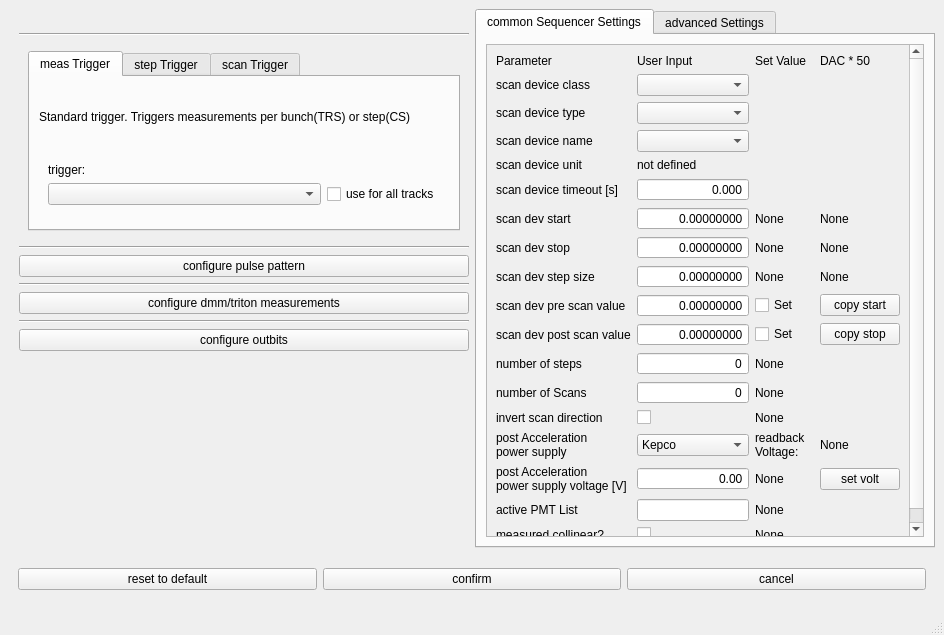
<?xml version="1.0" encoding="UTF-8"?>
<ui version="4.0">
 <class>MainWindowTrackPars</class>
 <widget class="QMainWindow" name="MainWindowTrackPars">
  <property name="geometry">
   <rect>
    <x>0</x>
    <y>0</y>
    <width>944</width>
    <height>635</height>
   </rect>
  </property>
  <property name="sizePolicy">
   <sizepolicy hsizetype="Preferred" vsizetype="Expanding">
    <horstretch>0</horstretch>
    <verstretch>0</verstretch>
   </sizepolicy>
  </property>
  <property name="windowTitle">
   <string>track parameters</string>
  </property>
  <property name="windowIcon">
   <iconset>
    <normaloff>../icons/track_icon.ico</normaloff>../icons/track_icon.ico</iconset>
  </property>
  <property name="locale">
   <locale language="English" country="UnitedStates"/>
  </property>
  <widget class="QWidget" name="centralwidget">
   <property name="locale">
    <locale language="English" country="UnitedStates"/>
   </property>
   <layout class="QGridLayout" name="gridLayout_2">
    <item row="0" column="0">
     <layout class="QVBoxLayout" name="verticalLayout_base">
      <item>
       <layout class="QHBoxLayout" name="horizontalLayout_base">
        <item>
         <layout class="QVBoxLayout" name="verticalLayout">
          <property name="leftMargin">
           <number>10</number>
          </property>
          <item>
           <widget class="QWidget" name="specificSequencerSettings" native="true">
            <layout class="QVBoxLayout" name="verticalLayout_25"/>
           </widget>
          </item>
          <item>
           <widget class="Line" name="line_1">
            <property name="orientation">
             <enum>Qt::Horizontal</enum>
            </property>
           </widget>
          </item>
          <item>
           <widget class="QWidget" name="trigger_tab_widget" native="true">
            <property name="enabled">
             <bool>true</bool>
            </property>
            <property name="minimumSize">
             <size>
              <width>0</width>
              <height>0</height>
             </size>
            </property>
            <property name="baseSize">
             <size>
              <width>0</width>
              <height>0</height>
             </size>
            </property>
            <layout class="QVBoxLayout" name="verticalLayout_17">
             <item>
              <widget class="QTabWidget" name="tabWidget">
               <property name="currentIndex">
                <number>0</number>
               </property>
               <widget class="QWidget" name="tab_trigger">
                <attribute name="title">
                 <string>meas Trigger</string>
                </attribute>
                <layout class="QVBoxLayout" name="verticalLayout_18">
                 <item>
                  <widget class="QLabel" name="label_descriptionTrigger">
                   <property name="text">
                    <string>Standard trigger. Triggers measurements per bunch(TRS) or step(CS)</string>
                   </property>
                  </widget>
                 </item>
                 <item>
                  <widget class="QWidget" name="widget_trigger" native="true">
                   <property name="sizePolicy">
                    <sizepolicy hsizetype="Preferred" vsizetype="Minimum">
                     <horstretch>0</horstretch>
                     <verstretch>0</verstretch>
                    </sizepolicy>
                   </property>
                   <property name="minimumSize">
                    <size>
                     <width>0</width>
                     <height>0</height>
                    </size>
                   </property>
                   <layout class="QVBoxLayout" name="verticalLayout_19">
                    <item>
                     <layout class="QGridLayout" name="gridLayout_14">
                      <item row="0" column="0">
                       <widget class="QLabel" name="label_Trigger">
                        <property name="text">
                         <string>trigger:</string>
                        </property>
                       </widget>
                      </item>
                      <item row="1" column="0">
                       <widget class="QComboBox" name="comboBox_triggerSelect">
                        <property name="sizePolicy">
                         <sizepolicy hsizetype="MinimumExpanding" vsizetype="Fixed">
                          <horstretch>0</horstretch>
                          <verstretch>0</verstretch>
                         </sizepolicy>
                        </property>
                        <property name="minimumSize">
                         <size>
                          <width>0</width>
                          <height>20</height>
                         </size>
                        </property>
                       </widget>
                      </item>
                      <item row="1" column="1">
                       <widget class="QCheckBox" name="checkBox_UseAllTracks">
                        <property name="sizePolicy">
                         <sizepolicy hsizetype="Preferred" vsizetype="Fixed">
                          <horstretch>0</horstretch>
                          <verstretch>0</verstretch>
                         </sizepolicy>
                        </property>
                        <property name="text">
                         <string>use for all tracks</string>
                        </property>
                       </widget>
                      </item>
                     </layout>
                    </item>
                    <item>
                     <layout class="QVBoxLayout" name="trigger_vert_layout">
                      <item>
                       <widget class="QWidget" name="widget_trigger_place_holder" native="true"/>
                      </item>
                     </layout>
                    </item>
                   </layout>
                  </widget>
                 </item>
                </layout>
               </widget>
               <widget class="QWidget" name="tab_step_trigger">
                <attribute name="title">
                 <string>step Trigger</string>
                </attribute>
                <layout class="QVBoxLayout" name="verticalLayout_20">
                 <item>
                  <widget class="QLabel" name="label_descriptionStepTrigger">
                   <property name="text">
                    <string>Advanced trigger. Used to trigger next step. Usefull for laser scanning!</string>
                   </property>
                  </widget>
                 </item>
                 <item>
                  <widget class="QWidget" name="widget_step_trigger" native="true">
                   <property name="sizePolicy">
                    <sizepolicy hsizetype="Preferred" vsizetype="Minimum">
                     <horstretch>0</horstretch>
                     <verstretch>0</verstretch>
                    </sizepolicy>
                   </property>
                   <property name="minimumSize">
                    <size>
                     <width>0</width>
                     <height>0</height>
                    </size>
                   </property>
                   <layout class="QVBoxLayout" name="verticalLayout_21">
                    <item>
                     <layout class="QGridLayout" name="gridLayout_15">
                      <item row="0" column="0">
                       <widget class="QLabel" name="label_stepTrigger">
                        <property name="text">
                         <string>step trigger:</string>
                        </property>
                       </widget>
                      </item>
                      <item row="1" column="1">
                       <widget class="QCheckBox" name="checkBox_stepUseAllTracks">
                        <property name="sizePolicy">
                         <sizepolicy hsizetype="Preferred" vsizetype="Fixed">
                          <horstretch>0</horstretch>
                          <verstretch>0</verstretch>
                         </sizepolicy>
                        </property>
                        <property name="text">
                         <string>use for all tracks</string>
                        </property>
                       </widget>
                      </item>
                      <item row="1" column="0">
                       <widget class="QComboBox" name="comboBox_stepTriggerSelect">
                        <property name="sizePolicy">
                         <sizepolicy hsizetype="MinimumExpanding" vsizetype="Fixed">
                          <horstretch>0</horstretch>
                          <verstretch>0</verstretch>
                         </sizepolicy>
                        </property>
                        <property name="minimumSize">
                         <size>
                          <width>0</width>
                          <height>20</height>
                         </size>
                        </property>
                       </widget>
                      </item>
                     </layout>
                    </item>
                    <item>
                     <layout class="QVBoxLayout" name="step_trigger_vert_layout">
                      <item>
                       <widget class="QWidget" name="widget_step_trigger_place_holder" native="true"/>
                      </item>
                     </layout>
                    </item>
                   </layout>
                  </widget>
                 </item>
                </layout>
               </widget>
               <widget class="QWidget" name="tab_scan_trigger">
                <attribute name="title">
                 <string>scan Trigger</string>
                </attribute>
                <layout class="QVBoxLayout" name="verticalLayout_22">
                 <item>
                  <widget class="QLabel" name="label_18">
                   <property name="text">
                    <string>Advanced trigger. Used to trigger next scan.</string>
                   </property>
                  </widget>
                 </item>
                 <item>
                  <widget class="QWidget" name="widget_scan_trigger" native="true">
                   <property name="sizePolicy">
                    <sizepolicy hsizetype="Preferred" vsizetype="Minimum">
                     <horstretch>0</horstretch>
                     <verstretch>0</verstretch>
                    </sizepolicy>
                   </property>
                   <property name="minimumSize">
                    <size>
                     <width>0</width>
                     <height>0</height>
                    </size>
                   </property>
                   <layout class="QVBoxLayout" name="verticalLayout_23">
                    <item>
                     <layout class="QGridLayout" name="gridLayout_16">
                      <item row="0" column="0">
                       <widget class="QLabel" name="label_scanTrigger">
                        <property name="text">
                         <string>scan trigger:</string>
                        </property>
                       </widget>
                      </item>
                      <item row="1" column="0">
                       <widget class="QComboBox" name="comboBox_scanTriggerSelect">
                        <property name="sizePolicy">
                         <sizepolicy hsizetype="MinimumExpanding" vsizetype="Fixed">
                          <horstretch>0</horstretch>
                          <verstretch>0</verstretch>
                         </sizepolicy>
                        </property>
                        <property name="minimumSize">
                         <size>
                          <width>0</width>
                          <height>20</height>
                         </size>
                        </property>
                       </widget>
                      </item>
                      <item row="1" column="1">
                       <widget class="QCheckBox" name="checkBox_scanUseAllTracks">
                        <property name="sizePolicy">
                         <sizepolicy hsizetype="Preferred" vsizetype="Fixed">
                          <horstretch>0</horstretch>
                          <verstretch>0</verstretch>
                         </sizepolicy>
                        </property>
                        <property name="text">
                         <string>use for all tracks</string>
                        </property>
                       </widget>
                      </item>
                     </layout>
                    </item>
                    <item>
                     <layout class="QVBoxLayout" name="scan_trigger_vert_layout">
                      <item>
                       <widget class="QWidget" name="widget_scan_trigger_place_holder" native="true"/>
                      </item>
                     </layout>
                    </item>
                   </layout>
                  </widget>
                 </item>
                </layout>
               </widget>
              </widget>
             </item>
            </layout>
           </widget>
          </item>
          <item>
           <layout class="QVBoxLayout" name="verticalLayout_24">
            <item>
             <widget class="Line" name="line_2">
              <property name="orientation">
               <enum>Qt::Horizontal</enum>
              </property>
             </widget>
            </item>
            <item>
             <widget class="QPushButton" name="pushButton_config_pulse_pattern">
              <property name="text">
               <string>configure pulse pattern</string>
              </property>
             </widget>
            </item>
            <item>
             <widget class="Line" name="line_3">
              <property name="orientation">
               <enum>Qt::Horizontal</enum>
              </property>
             </widget>
            </item>
            <item>
             <widget class="QPushButton" name="pushButton_conf_pre_post_tr_meas">
              <property name="text">
               <string>configure dmm/triton measurements</string>
              </property>
             </widget>
            </item>
            <item>
             <widget class="Line" name="line_4">
              <property name="orientation">
               <enum>Qt::Horizontal</enum>
              </property>
             </widget>
            </item>
            <item>
             <widget class="QPushButton" name="pushButton_con_outbits">
              <property name="text">
               <string>configure outbits</string>
              </property>
             </widget>
            </item>
           </layout>
          </item>
          <item>
           <spacer name="verticalSpacer_2">
            <property name="orientation">
             <enum>Qt::Vertical</enum>
            </property>
            <property name="sizeHint" stdset="0">
             <size>
              <width>20</width>
              <height>40</height>
             </size>
            </property>
           </spacer>
          </item>
         </layout>
        </item>
        <item>
         <widget class="QTabWidget" name="tabwidget">
          <property name="minimumSize">
           <size>
            <width>0</width>
            <height>400</height>
           </size>
          </property>
          <property name="locale">
           <locale language="English" country="UnitedStates"/>
          </property>
          <property name="currentIndex">
           <number>0</number>
          </property>
          <widget class="QWidget" name="seqComSet">
           <attribute name="title">
            <string>common Sequencer Settings</string>
           </attribute>
           <layout class="QGridLayout" name="gridLayout_5">
            <item row="2" column="0" rowspan="2" colspan="4">
             <widget class="QScrollArea" name="scrollArea">
              <property name="minimumSize">
               <size>
                <width>0</width>
                <height>350</height>
               </size>
              </property>
              <property name="frameShadow">
               <enum>QFrame::Raised</enum>
              </property>
              <property name="widgetResizable">
               <bool>true</bool>
              </property>
              <widget class="QWidget" name="scrollAreaWidgetContents">
               <property name="geometry">
                <rect>
                 <x>0</x>
                 <y>0</y>
                 <width>432</width>
                 <height>491</height>
                </rect>
               </property>
               <layout class="QGridLayout" name="gridLayout_8">
                <item row="11" column="1">
                 <widget class="QDoubleSpinBox" name="doubleSpinBox_scanDevStepSize">
                  <property name="locale">
                   <locale language="English" country="UnitedStates"/>
                  </property>
                  <property name="alignment">
                   <set>Qt::AlignRight|Qt::AlignTrailing|Qt::AlignVCenter</set>
                  </property>
                  <property name="buttonSymbols">
                   <enum>QAbstractSpinBox::NoButtons</enum>
                  </property>
                  <property name="keyboardTracking">
                   <bool>false</bool>
                  </property>
                  <property name="decimals">
                   <number>8</number>
                  </property>
                  <property name="minimum">
                   <double>-10.000000000000000</double>
                  </property>
                  <property name="maximum">
                   <double>10.000000000000000</double>
                  </property>
                  <property name="singleStep">
                   <double>0.010000000000000</double>
                  </property>
                 </widget>
                </item>
                <item row="12" column="1">
                 <widget class="QDoubleSpinBox" name="doubleSpinBox_scanDevPreScan">
                  <property name="alignment">
                   <set>Qt::AlignRight|Qt::AlignTrailing|Qt::AlignVCenter</set>
                  </property>
                  <property name="buttonSymbols">
                   <enum>QAbstractSpinBox::NoButtons</enum>
                  </property>
                  <property name="decimals">
                   <number>8</number>
                  </property>
                  <property name="minimum">
                   <double>-100000000000000005366162204393472.000000000000000</double>
                  </property>
                  <property name="maximum">
                   <double>999999999999999939709166371603178586112.000000000000000</double>
                  </property>
                 </widget>
                </item>
                <item row="11" column="0">
                 <widget class="QLabel" name="label_dacStepSizeV">
                  <property name="text">
                   <string>scan dev step size</string>
                  </property>
                 </widget>
                </item>
                <item row="10" column="3">
                 <widget class="QLabel" name="label_kepco_stop">
                  <property name="text">
                   <string>None</string>
                  </property>
                 </widget>
                </item>
                <item row="11" column="2">
                 <widget class="QLabel" name="label_dacStepSizeV_set">
                  <property name="text">
                   <string>None</string>
                  </property>
                 </widget>
                </item>
                <item row="12" column="3">
                 <widget class="QPushButton" name="pushButton_scanDev_pre_sc_copy_from_start">
                  <property name="text">
                   <string>copy start</string>
                  </property>
                 </widget>
                </item>
                <item row="12" column="2">
                 <widget class="QCheckBox" name="checkBox_scanDev_setPreScan">
                  <property name="text">
                   <string>Set</string>
                  </property>
                 </widget>
                </item>
                <item row="12" column="0">
                 <widget class="QLabel" name="label_14">
                  <property name="text">
                   <string>scan dev pre scan value</string>
                  </property>
                 </widget>
                </item>
                <item row="13" column="0">
                 <widget class="QLabel" name="label_15">
                  <property name="text">
                   <string>scan dev post scan value</string>
                  </property>
                 </widget>
                </item>
                <item row="13" column="1">
                 <widget class="QDoubleSpinBox" name="doubleSpinBox_scanDevPostScan">
                  <property name="alignment">
                   <set>Qt::AlignRight|Qt::AlignTrailing|Qt::AlignVCenter</set>
                  </property>
                  <property name="buttonSymbols">
                   <enum>QAbstractSpinBox::NoButtons</enum>
                  </property>
                  <property name="decimals">
                   <number>8</number>
                  </property>
                  <property name="minimum">
                   <double>-99999999999999991611392.000000000000000</double>
                  </property>
                  <property name="maximum">
                   <double>99999999999999991433150857216.000000000000000</double>
                  </property>
                 </widget>
                </item>
                <item row="5" column="0">
                 <widget class="QLabel" name="label_16">
                  <property name="text">
                   <string>scan device unit</string>
                  </property>
                 </widget>
                </item>
                <item row="13" column="3">
                 <widget class="QPushButton" name="pushButton_scanDev_post_ssc_copy_stop">
                  <property name="text">
                   <string>copy stop</string>
                  </property>
                 </widget>
                </item>
                <item row="5" column="1">
                 <widget class="QLabel" name="label_scanDev_unit">
                  <property name="text">
                   <string>not defined</string>
                  </property>
                 </widget>
                </item>
                <item row="13" column="2">
                 <widget class="QCheckBox" name="checkBox_scanDev_setPostScan">
                  <property name="text">
                   <string>Set</string>
                  </property>
                 </widget>
                </item>
                <item row="1" column="3">
                 <widget class="QLabel" name="label_7">
                  <property name="sizePolicy">
                   <sizepolicy hsizetype="Preferred" vsizetype="Fixed">
                    <horstretch>0</horstretch>
                    <verstretch>0</verstretch>
                   </sizepolicy>
                  </property>
                  <property name="text">
                   <string>DAC * 50</string>
                  </property>
                 </widget>
                </item>
                <item row="1" column="2">
                 <widget class="QLabel" name="label_5">
                  <property name="sizePolicy">
                   <sizepolicy hsizetype="Preferred" vsizetype="Fixed">
                    <horstretch>0</horstretch>
                    <verstretch>0</verstretch>
                   </sizepolicy>
                  </property>
                  <property name="text">
                   <string>Set Value</string>
                  </property>
                 </widget>
                </item>
                <item row="1" column="1">
                 <widget class="QLabel" name="label_4">
                  <property name="sizePolicy">
                   <sizepolicy hsizetype="Preferred" vsizetype="Fixed">
                    <horstretch>0</horstretch>
                    <verstretch>0</verstretch>
                   </sizepolicy>
                  </property>
                  <property name="text">
                   <string>User Input</string>
                  </property>
                 </widget>
                </item>
                <item row="1" column="0">
                 <widget class="QLabel" name="label_3">
                  <property name="sizePolicy">
                   <sizepolicy hsizetype="Preferred" vsizetype="Fixed">
                    <horstretch>0</horstretch>
                    <verstretch>0</verstretch>
                   </sizepolicy>
                  </property>
                  <property name="text">
                   <string>Parameter</string>
                  </property>
                 </widget>
                </item>
                <item row="11" column="3">
                 <widget class="QLabel" name="label_kepco_step">
                  <property name="text">
                   <string>None</string>
                  </property>
                 </widget>
                </item>
                <item row="15" column="2">
                 <widget class="QLabel" name="label_nOfScans_set">
                  <property name="text">
                   <string>None</string>
                  </property>
                 </widget>
                </item>
                <item row="14" column="0">
                 <widget class="QLabel" name="label_nOfSteps">
                  <property name="text">
                   <string>number of steps</string>
                  </property>
                 </widget>
                </item>
                <item row="14" column="1">
                 <widget class="QSpinBox" name="spinBox_nOfSteps">
                  <property name="locale">
                   <locale language="English" country="UnitedStates"/>
                  </property>
                  <property name="alignment">
                   <set>Qt::AlignRight|Qt::AlignTrailing|Qt::AlignVCenter</set>
                  </property>
                  <property name="buttonSymbols">
                   <enum>QAbstractSpinBox::NoButtons</enum>
                  </property>
                  <property name="keyboardTracking">
                   <bool>false</bool>
                  </property>
                  <property name="maximum">
                   <number>100000000</number>
                  </property>
                 </widget>
                </item>
                <item row="14" column="2">
                 <widget class="QLabel" name="label_nOfSteps_set">
                  <property name="text">
                   <string>None</string>
                  </property>
                 </widget>
                </item>
                <item row="15" column="0">
                 <widget class="QLabel" name="label_nOfScans">
                  <property name="text">
                   <string>number of Scans</string>
                  </property>
                 </widget>
                </item>
                <item row="15" column="1">
                 <widget class="QSpinBox" name="spinBox_nOfScans">
                  <property name="locale">
                   <locale language="English" country="UnitedStates"/>
                  </property>
                  <property name="alignment">
                   <set>Qt::AlignRight|Qt::AlignTrailing|Qt::AlignVCenter</set>
                  </property>
                  <property name="buttonSymbols">
                   <enum>QAbstractSpinBox::NoButtons</enum>
                  </property>
                  <property name="keyboardTracking">
                   <bool>false</bool>
                  </property>
                  <property name="maximum">
                   <number>10000000</number>
                  </property>
                 </widget>
                </item>
                <item row="17" column="1">
                 <widget class="QComboBox" name="comboBox_postAccOffsetVoltControl">
                  <item>
                   <property name="text">
                    <string>Kepco</string>
                   </property>
                  </item>
                  <item>
                   <property name="text">
                    <string>Heinzinger1</string>
                   </property>
                  </item>
                  <item>
                   <property name="text">
                    <string>Heinzinger2</string>
                   </property>
                  </item>
                  <item>
                   <property name="text">
                    <string>Heinzinger3</string>
                   </property>
                  </item>
                 </widget>
                </item>
                <item row="16" column="2">
                 <widget class="QLabel" name="label_invertScan_set">
                  <property name="text">
                   <string>None</string>
                  </property>
                 </widget>
                </item>
                <item row="18" column="0">
                 <widget class="QLabel" name="label_postAccOffsetVolt">
                  <property name="text">
                   <string>post Acceleration 
power supply voltage [V]</string>
                  </property>
                 </widget>
                </item>
                <item row="16" column="0">
                 <widget class="QLabel" name="label_invertScan">
                  <property name="text">
                   <string>invert scan direction</string>
                  </property>
                 </widget>
                </item>
                <item row="17" column="2">
                 <widget class="QLabel" name="label_11">
                  <property name="text">
                   <string>readback
Voltage:</string>
                  </property>
                 </widget>
                </item>
                <item row="17" column="0">
                 <widget class="QLabel" name="label_postAccOffsetVoltControl">
                  <property name="text">
                   <string>post Acceleration 
power supply</string>
                  </property>
                 </widget>
                </item>
                <item row="18" column="1">
                 <widget class="QDoubleSpinBox" name="doubleSpinBox_postAccOffsetVolt">
                  <property name="locale">
                   <locale language="English" country="UnitedStates"/>
                  </property>
                  <property name="alignment">
                   <set>Qt::AlignRight|Qt::AlignTrailing|Qt::AlignVCenter</set>
                  </property>
                  <property name="buttonSymbols">
                   <enum>QAbstractSpinBox::NoButtons</enum>
                  </property>
                  <property name="keyboardTracking">
                   <bool>false</bool>
                  </property>
                  <property name="minimum">
                   <double>-10000.000000000000000</double>
                  </property>
                  <property name="maximum">
                   <double>10000.000000000000000</double>
                  </property>
                 </widget>
                </item>
                <item row="16" column="1">
                 <widget class="QCheckBox" name="checkBox_invertScan">
                  <property name="text">
                   <string/>
                  </property>
                 </widget>
                </item>
                <item row="17" column="3">
                 <widget class="QLabel" name="label_postAccOffsetVoltControl_set">
                  <property name="text">
                   <string>None</string>
                  </property>
                 </widget>
                </item>
                <item row="20" column="0">
                 <widget class="QLabel" name="label_colDirTrue">
                  <property name="text">
                   <string>measured collinear?</string>
                  </property>
                 </widget>
                </item>
                <item row="19" column="1">
                 <widget class="QLineEdit" name="lineEdit_activePmtList">
                  <property name="sizePolicy">
                   <sizepolicy hsizetype="Preferred" vsizetype="Fixed">
                    <horstretch>0</horstretch>
                    <verstretch>0</verstretch>
                   </sizepolicy>
                  </property>
                  <property name="locale">
                   <locale language="English" country="UnitedStates"/>
                  </property>
                  <property name="text">
                   <string/>
                  </property>
                  <property name="alignment">
                   <set>Qt::AlignRight|Qt::AlignTrailing|Qt::AlignVCenter</set>
                  </property>
                 </widget>
                </item>
                <item row="19" column="2">
                 <widget class="QLabel" name="label_activePmtList_set">
                  <property name="text">
                   <string>None</string>
                  </property>
                 </widget>
                </item>
                <item row="18" column="3">
                 <widget class="QPushButton" name="pushButton_postAccOffsetVolt">
                  <property name="text">
                   <string>set volt</string>
                  </property>
                 </widget>
                </item>
                <item row="19" column="0">
                 <widget class="QLabel" name="label_activePmtList">
                  <property name="text">
                   <string>active PMT List</string>
                  </property>
                 </widget>
                </item>
                <item row="2" column="1">
                 <widget class="QComboBox" name="comboBox_scanDevClass"/>
                </item>
                <item row="18" column="2">
                 <widget class="QLabel" name="label_postAccOffsetVolt_set">
                  <property name="text">
                   <string>None</string>
                  </property>
                 </widget>
                </item>
                <item row="20" column="1">
                 <widget class="QCheckBox" name="checkBox_colDirTrue">
                  <property name="text">
                   <string/>
                  </property>
                 </widget>
                </item>
                <item row="3" column="0">
                 <widget class="QLabel" name="label_8">
                  <property name="text">
                   <string>scan device type</string>
                  </property>
                 </widget>
                </item>
                <item row="3" column="1">
                 <widget class="QComboBox" name="comboBox_scanDev_type"/>
                </item>
                <item row="20" column="2">
                 <widget class="QLabel" name="label_colDirTrue_set">
                  <property name="text">
                   <string>None</string>
                  </property>
                 </widget>
                </item>
                <item row="9" column="0">
                 <widget class="QLabel" name="label_dacStartV">
                  <property name="text">
                   <string>scan dev start</string>
                  </property>
                 </widget>
                </item>
                <item row="4" column="1">
                 <widget class="QComboBox" name="comboBox_scanDev_name"/>
                </item>
                <item row="2" column="0">
                 <widget class="QLabel" name="label">
                  <property name="text">
                   <string>scan device class</string>
                  </property>
                 </widget>
                </item>
                <item row="9" column="3">
                 <widget class="QLabel" name="label_kepco_start">
                  <property name="text">
                   <string>None</string>
                  </property>
                 </widget>
                </item>
                <item row="9" column="1">
                 <widget class="QDoubleSpinBox" name="doubleSpinBox_scanDevStart">
                  <property name="locale">
                   <locale language="English" country="UnitedStates"/>
                  </property>
                  <property name="alignment">
                   <set>Qt::AlignRight|Qt::AlignTrailing|Qt::AlignVCenter</set>
                  </property>
                  <property name="buttonSymbols">
                   <enum>QAbstractSpinBox::NoButtons</enum>
                  </property>
                  <property name="keyboardTracking">
                   <bool>false</bool>
                  </property>
                  <property name="decimals">
                   <number>8</number>
                  </property>
                  <property name="minimum">
                   <double>-10.000000000000000</double>
                  </property>
                  <property name="maximum">
                   <double>10.000000000000000</double>
                  </property>
                  <property name="singleStep">
                   <double>0.010000000000000</double>
                  </property>
                 </widget>
                </item>
                <item row="4" column="0">
                 <widget class="QLabel" name="label_10">
                  <property name="text">
                   <string>scan device name</string>
                  </property>
                 </widget>
                </item>
                <item row="7" column="1">
                 <widget class="QDoubleSpinBox" name="doubleSpinBox_scanDev_timeout_s">
                  <property name="alignment">
                   <set>Qt::AlignRight|Qt::AlignTrailing|Qt::AlignVCenter</set>
                  </property>
                  <property name="buttonSymbols">
                   <enum>QAbstractSpinBox::NoButtons</enum>
                  </property>
                  <property name="decimals">
                   <number>3</number>
                  </property>
                  <property name="maximum">
                   <double>999999999999999983222784.000000000000000</double>
                  </property>
                 </widget>
                </item>
                <item row="9" column="2">
                 <widget class="QLabel" name="label_dacStartV_set">
                  <property name="text">
                   <string>None</string>
                  </property>
                 </widget>
                </item>
                <item row="7" column="0">
                 <widget class="QLabel" name="label_12">
                  <property name="text">
                   <string>scan device timeout [s]</string>
                  </property>
                 </widget>
                </item>
                <item row="10" column="1">
                 <widget class="QDoubleSpinBox" name="doubleSpinBox_scanDevStop">
                  <property name="locale">
                   <locale language="English" country="UnitedStates"/>
                  </property>
                  <property name="alignment">
                   <set>Qt::AlignRight|Qt::AlignTrailing|Qt::AlignVCenter</set>
                  </property>
                  <property name="buttonSymbols">
                   <enum>QAbstractSpinBox::NoButtons</enum>
                  </property>
                  <property name="keyboardTracking">
                   <bool>false</bool>
                  </property>
                  <property name="decimals">
                   <number>8</number>
                  </property>
                  <property name="minimum">
                   <double>-10.000000000000000</double>
                  </property>
                  <property name="maximum">
                   <double>10.000000000000000</double>
                  </property>
                  <property name="singleStep">
                   <double>0.010000000000000</double>
                  </property>
                 </widget>
                </item>
                <item row="10" column="2">
                 <widget class="QLabel" name="label_dacStopV_set">
                  <property name="text">
                   <string>None</string>
                  </property>
                 </widget>
                </item>
                <item row="10" column="0">
                 <widget class="QLabel" name="label_dacStopV">
                  <property name="text">
                   <string>scan dev stop</string>
                  </property>
                 </widget>
                </item>
                <item row="21" column="1">
                 <spacer name="verticalSpacer_3">
                  <property name="orientation">
                   <enum>Qt::Vertical</enum>
                  </property>
                  <property name="sizeHint" stdset="0">
                   <size>
                    <width>20</width>
                    <height>40</height>
                   </size>
                  </property>
                 </spacer>
                </item>
               </layout>
              </widget>
             </widget>
            </item>
           </layout>
          </widget>
          <widget class="QWidget" name="advancedSeqSettings">
           <attribute name="title">
            <string>advanced Settings</string>
           </attribute>
           <layout class="QGridLayout" name="gridLayout_6">
            <item row="2" column="1">
             <widget class="QDoubleSpinBox" name="doubleSpinBox_waitAfterReset_muS">
              <property name="frame">
               <bool>true</bool>
              </property>
              <property name="alignment">
               <set>Qt::AlignRight|Qt::AlignTrailing|Qt::AlignVCenter</set>
              </property>
              <property name="buttonSymbols">
               <enum>QAbstractSpinBox::NoButtons</enum>
              </property>
              <property name="keyboardTracking">
               <bool>false</bool>
              </property>
              <property name="decimals">
               <number>3</number>
              </property>
              <property name="maximum">
               <double>4200000.000000000000000</double>
              </property>
              <property name="singleStep">
               <double>0.500000000000000</double>
              </property>
             </widget>
            </item>
            <item row="1" column="0">
             <widget class="QLabel" name="label_waitForKepco_muS">
              <property name="text">
               <string>wait after each voltage set [µs]</string>
              </property>
             </widget>
            </item>
            <item row="1" column="1">
             <widget class="QDoubleSpinBox" name="doubleSpinBox_waitForKepco_muS">
              <property name="frame">
               <bool>true</bool>
              </property>
              <property name="alignment">
               <set>Qt::AlignRight|Qt::AlignTrailing|Qt::AlignVCenter</set>
              </property>
              <property name="buttonSymbols">
               <enum>QAbstractSpinBox::NoButtons</enum>
              </property>
              <property name="keyboardTracking">
               <bool>false</bool>
              </property>
              <property name="decimals">
               <number>3</number>
              </property>
              <property name="maximum">
               <double>4200000.000000000000000</double>
              </property>
              <property name="singleStep">
               <double>0.500000000000000</double>
              </property>
             </widget>
            </item>
            <item row="2" column="0">
             <widget class="QLabel" name="label_waitAfterReset_muS">
              <property name="text">
               <string>wait after voltage reset [µs]</string>
              </property>
             </widget>
            </item>
            <item row="1" column="2">
             <widget class="QLabel" name="label_waitForKepco_muS_set">
              <property name="text">
               <string>None</string>
              </property>
             </widget>
            </item>
            <item row="2" column="2">
             <widget class="QLabel" name="label_waitAfterReset_muS_set">
              <property name="text">
               <string>None</string>
              </property>
             </widget>
            </item>
            <item row="0" column="1">
             <widget class="QLabel" name="label_6">
              <property name="sizePolicy">
               <sizepolicy hsizetype="Preferred" vsizetype="Fixed">
                <horstretch>0</horstretch>
                <verstretch>0</verstretch>
               </sizepolicy>
              </property>
              <property name="text">
               <string>user input</string>
              </property>
             </widget>
            </item>
            <item row="3" column="1">
             <spacer name="verticalSpacer">
              <property name="orientation">
               <enum>Qt::Vertical</enum>
              </property>
              <property name="sizeHint" stdset="0">
               <size>
                <width>20</width>
                <height>40</height>
               </size>
              </property>
             </spacer>
            </item>
            <item row="0" column="2">
             <widget class="QLabel" name="label_13">
              <property name="sizePolicy">
               <sizepolicy hsizetype="Preferred" vsizetype="Fixed">
                <horstretch>0</horstretch>
                <verstretch>0</verstretch>
               </sizepolicy>
              </property>
              <property name="text">
               <string>set value</string>
              </property>
             </widget>
            </item>
            <item row="0" column="0">
             <widget class="QLabel" name="label_2">
              <property name="sizePolicy">
               <sizepolicy hsizetype="Preferred" vsizetype="Fixed">
                <horstretch>0</horstretch>
                <verstretch>0</verstretch>
               </sizepolicy>
              </property>
              <property name="text">
               <string>parameter</string>
              </property>
             </widget>
            </item>
           </layout>
          </widget>
         </widget>
        </item>
       </layout>
      </item>
      <item>
       <widget class="QWidget" name="gridWidgetButtons" native="true">
        <property name="minimumSize">
         <size>
          <width>366</width>
          <height>50</height>
         </size>
        </property>
        <layout class="QGridLayout" name="gridLayout_4">
         <item row="0" column="2">
          <widget class="QPushButton" name="pushButton_cancel">
           <property name="text">
            <string>cancel</string>
           </property>
          </widget>
         </item>
         <item row="0" column="0">
          <widget class="QPushButton" name="pushButtonResetToDefault">
           <property name="text">
            <string>reset to default</string>
           </property>
          </widget>
         </item>
         <item row="0" column="1">
          <widget class="QPushButton" name="pushButton_confirm">
           <property name="text">
            <string>confirm</string>
           </property>
          </widget>
         </item>
        </layout>
       </widget>
      </item>
     </layout>
    </item>
   </layout>
  </widget>
  <widget class="QStatusBar" name="statusBar"/>
 </widget>
 <resources/>
 <connections/>
</ui>
